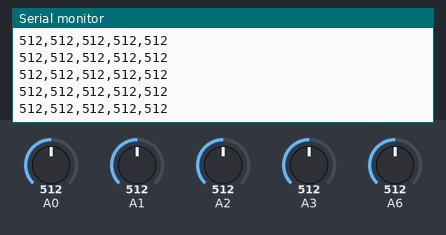
A sketch run on a simulated Arduino Nano, built with avr-gcc and run on an emulated ATmega328P. On the bench: the last lines printed to the serial monitor. The inputs (shaded band) are chosen by the test bench; at power-on: A1 = 512, A0 = 512, A2 = 512, A3 = 512, A6 = 512.

Above: at 7.2 s.
7.3 s: A1 set to 104
At 7.9 s:
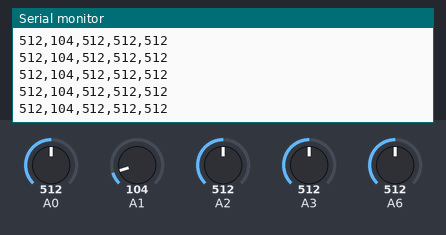
8.8 s: A1 set to 93
At 9.7 s:
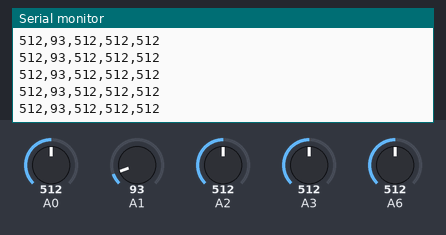
Timing chart, 0 to 11.8 s (numbered marks = the images above; inputs shaded):
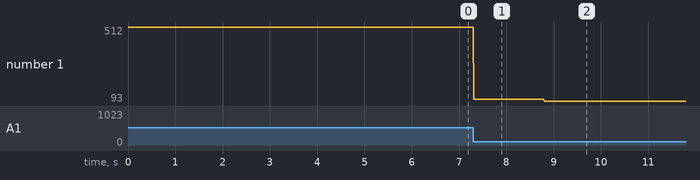

Measured:
- after the input at 7.3 s, the serial monitor: prints a new line at once (image 1)
- after the input at 8.8 s, the serial monitor: prints a new line at once (image 2)
- plotted number 1: 512 → 104 after the input at 7.3 s, 104 → 93 after the input at 8.8 s

The sketch:

collect.ino
```cpp
#define EMG_THUMB  A0
#define EMG_INDEX  A1
#define EMG_MIDDLE A2
#define EMG_RING   A3
#define EMG_LITTLE A6

int readEMG(int pin) {
  int sum = 0;
  for(int i = 0; i < 10; i++) {
    sum += analogRead(pin);
  }
  return sum / 10;
}

void setup() {
  Serial.begin(115200);
}

void loop() {
  int t = readEMG(EMG_THUMB);
  int i = readEMG(EMG_INDEX);
  int m = readEMG(EMG_MIDDLE);
  int r = readEMG(EMG_RING);
  int l = readEMG(EMG_LITTLE);

  Serial.print(t); Serial.print(",");
  Serial.print(i); Serial.print(",");
  Serial.print(m); Serial.print(",");
  Serial.print(r); Serial.print(",");
  Serial.println(l);

  delay(5);
}
```
